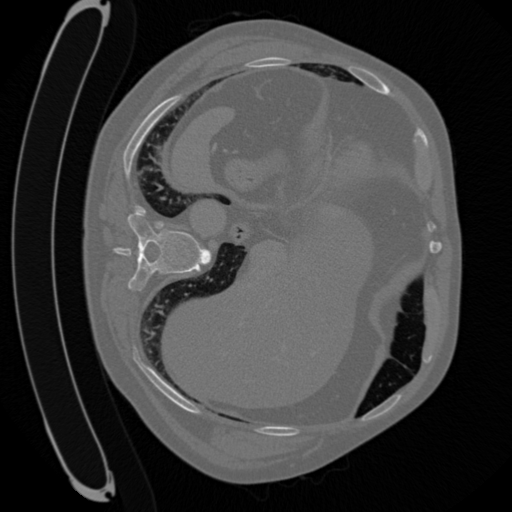
#> input picture simulate-lowdose/test2.tif, 512 x 512 px
$ python add_noise.py
#> lines starting #> are read from the running program, lines starting #| are printed output that depends on the picture
# %% Rad transform

import numpy as np

from skimage.io import imread, imsave
from skimage.transform import radon, iradon
from skimage.transform import rotate, resize

def normalize(sample):

    """
    - Substracts minima
    - Normalizes a numpy array from 0 to 1
    """
    minima = np.min(sample)             # To restore scale
    maxima = np.max(sample)
    out = (sample - np.min(sample))/(np.max(sample) - np.min(sample))
    return out, minima, maxima

def restore(sample, minima, maxima):
    out = (sample * (maxima - minima)) + minima
    return out

def simulateLowdose(image):
    """
    Simulates low dose scan from high resolution 2D CT highscan image, based on:\n
    https://www.ncbi.nlm.nih.gov/pubmed/26543245 \n
    Params
    - image: input image as array
    Returns
    - reconstructedNoise: reconstructed image with noise
    """

    size = image.shape
    image, minima, maxima = normalize(image)
    image = resize(image, (256, 256), anti_aliasing = True, preserve_range = True, order = 1)

    parameters = {"lam" : 1e6, "mi" : 0,  "sd" : 20 / (maxima - minima)}
    theta = np.linspace(0., 180., max(image.shape), endpoint = False)
    sinogram = radon(image, theta = theta, circle = True)

    sinogramNoise = np.copy(sinogram)

    for i in range(0, sinogram.shape[0]):
        proj = sinogramNoise[:, i]
        proj = proj / 100                   # Bacause come weird overflow error

        proj = parameters["lam"] * np.exp(-proj)
        P = np.random.poisson(proj)
        G = parameters["sd"] * np.random.randn(len(proj)) + parameters["mi"]
        projNoise = np.log(parameters["lam"] / (P + 0.1))       # Poisson noise
        projNoise = projNoise + G                               # Gaussian noise
        sinogramNoise[:, i] = projNoise

    reconstructionNoise = iradon(sinogramNoise * 100, theta=theta, circle=True)
    # reconstructionNoise, _, _ = normalize(reconstructionNoise)
    reconstructionNoise = restore(reconstructionNoise, minima, maxima)
    reconstructionNoise = resize(reconstructionNoise, size, anti_aliasing = True, preserve_range = True, order = 1)
    return reconstructionNoise, sinogram, sinogramNoise


def saveLowDose(filename_in, filename_out):
    image = imread(filename_in)
    imageNoise, _, _ = simulateLowdose(image)
    imageNoise = imageNoise.astype(np.int16)
    imsave(filename_out, imageNoise)

def test(filename_):

#> called with filename_ = 'test2.tif'
    import matplotlib.pyplot as plt
    filename = filename_
    image = imread(filename, as_gray = True)
#> image is the input picture: shape (512, 512) float32; min -1024, max 1334, mean -466.2

    print("Adding noise to {}".format(filename))

    imageNoise, sinogram, sinogramNoise = simulateLowdose(image)
#> in normalize, `minima = np.min(sample)`: minima = -1024
#> in normalize, `maxima = np.max(sample)`: maxima = 1334
#> in simulateLowdose, `image, minima, maxima = normalize(image)`: minima = -1024; maxima = 1334
#> in simulateLowdose, `parameters = {"lam" : 1e6, "mi" : 0,  "sd" : 20 / (maxima - minima)}`: parameters = {'lam': 1000000, 'mi': 0, 'sd': 0.00848}
#> in simulateLowdose, `sinogram = radon(image, theta = theta, circle = True)`:
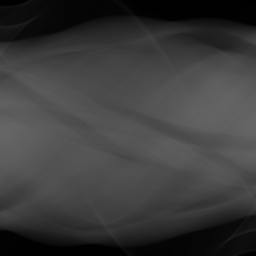
#> sinogram: shape (256, 256) float32; min 0, max 102.2, mean 59.7
#> after the loop in simulateLowdose, `for i in range(0, sinogram.shape[0]):`:
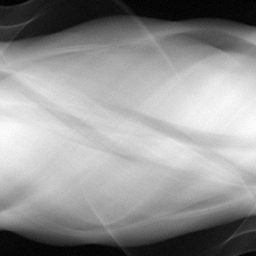
#> sinogramNoise: shape (256, 256) float32; min -0.0161, max 1.04, mean 0.597; drawn with min black and max white
#> in simulateLowdose, `reconstructionNoise = iradon(sinogramNoise * 100, theta=theta, circle=..`:
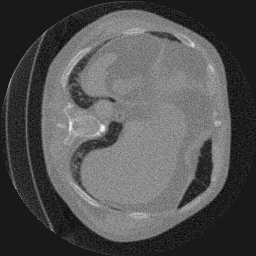
#> reconstructionNoise: shape (256, 256) float32; min -0.101, max 0.922, mean 0.233; drawn with min black and max white
    imageNoise = imageNoise.astype(np.int16)

    imsave("to convert_3/{}_noise{}".format(filename,".tif"), imageNoise)

    fig, axes = plt.subplots(1, 3, figsize=(8, 8), facecolor=(0, 0, 0))
    axes[0].axis("off")
    axes[0].set_title("Original")
    axes[0].imshow(image, cmap = plt.cm.Greys_r, vmin = -100, vmax = 400)

    axes[1].axis("off")
    axes[1].set_title("Noisy FBP reconstruction")
    axes[1].imshow(imageNoise, cmap = plt.cm.Greys_r, vmin = -100, vmax = 400)

    axes[2].set_title("Comparison over the 200th projection")
    axes[2].plot(sinogramNoise[:, 0] * 100, 'r')
    axes[2].plot(sinogram[:, 0], 'g')
    axes[2].set_facecolor((0.0, 0.0, 0.0))
    axes[2].tick_params(axis='x', colors='black')
    axes[2].tick_params(axis='y', colors='black')
    axes[2].spines['bottom'].set_color('white')
    axes[2].spines['top'].set_color('white')
    axes[2].spines['right'].set_color('white')
    axes[2].spines['left'].set_color('white')

    fig.tight_layout()
    fig.tight_layout()
    fig.tight_layout()

    plt.show()
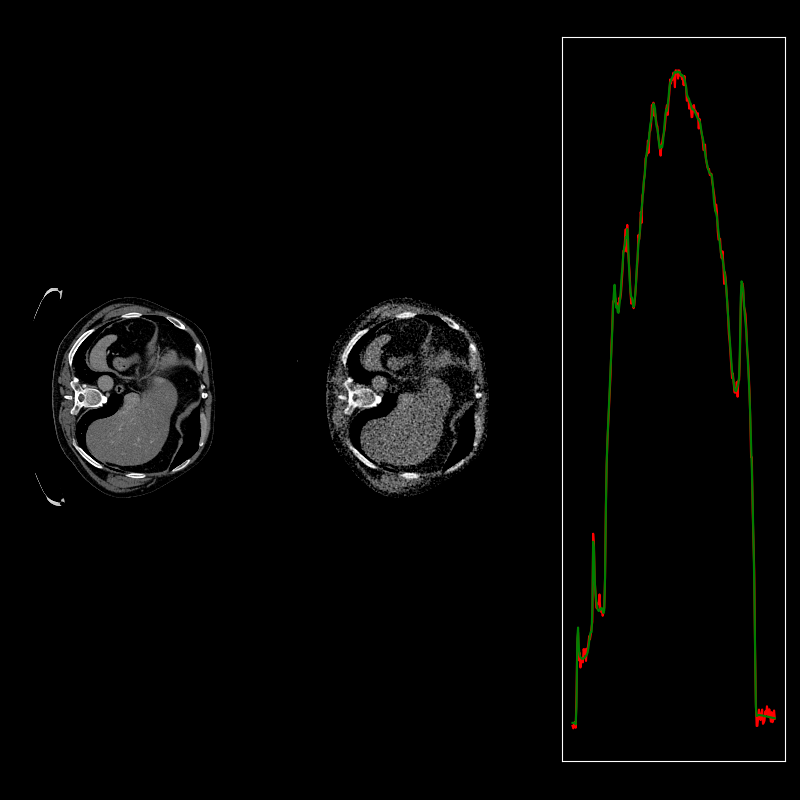
#> figure drawn by matplotlib, 3 panels; panel 3: curve peaks at x = 130, y = 102.3; panel 3: curve peaks at x = 132, y = 102.1

# test("test6.tif")
# test("test5.tif")
test("test2.tif")

# %%

$ run again, with simulate-lowdose/test1.tif copied over simulate-lowdose/test2.tif
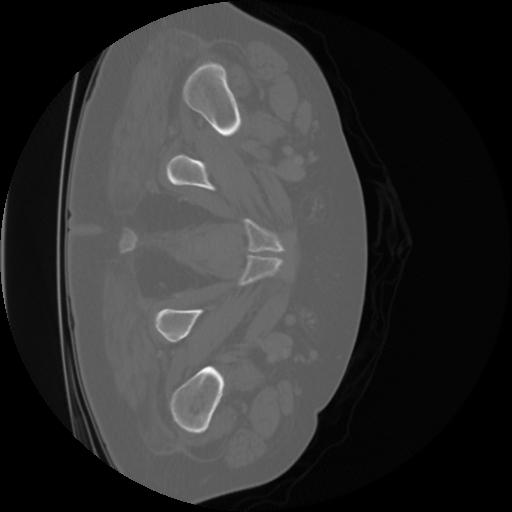
#> input picture simulate-lowdose/test1.tif, 512 x 512 px
#> in test, image is the input picture: shape (512, 512) float32; min -1024, max 1562, mean -515.5
#> in normalize, `minima = np.min(sample)`: minima = -1024
#> in normalize, `maxima = np.max(sample)`: maxima = 1562
#> in simulateLowdose, `image, minima, maxima = normalize(image)`: minima = -1024; maxima = 1562
#> image: shape (256, 256) float32
#> parameters = {'lam': 1000000, 'mi': 0, 'sd': 0.00773}
#> after the loop in simulateLowdose, `for i in range(0, sinogram.shape[0]):`:
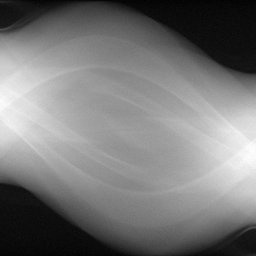
#> sinogramNoise: shape (256, 256) float32; min -0.0242, max 1.1, mean 0.503; drawn with min black and max white
#> in test, `plt.show()`:
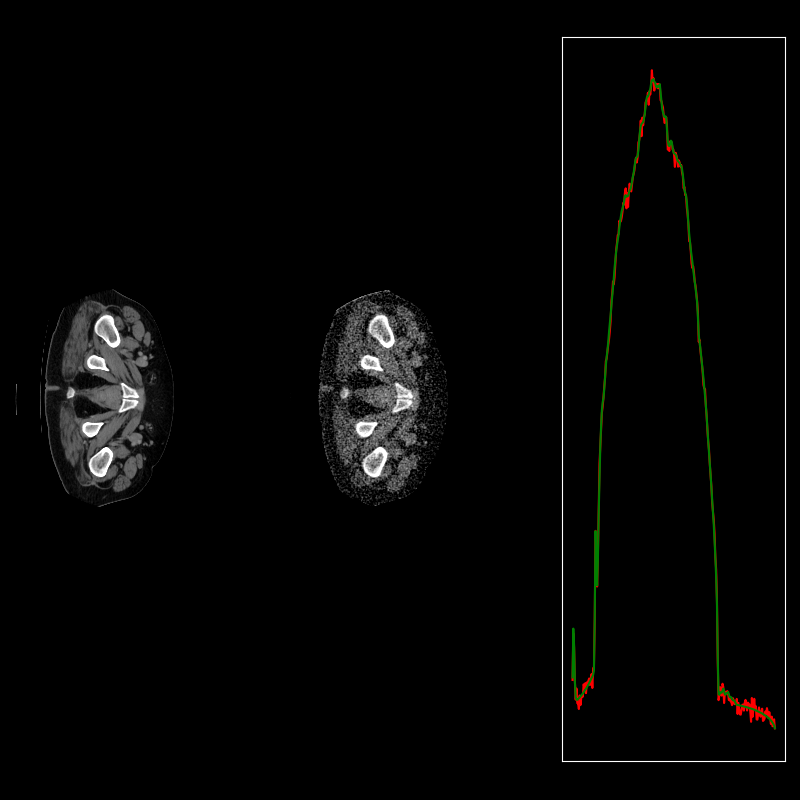
#> figure drawn by matplotlib, 3 panels; panel 3: curve peaks at x = 100, y = 109.7; panel 3: curve peaks at x = 102, y = 108.3

$ run again, with simulate-lowdose/test3.tif copied over simulate-lowdose/test2.tif
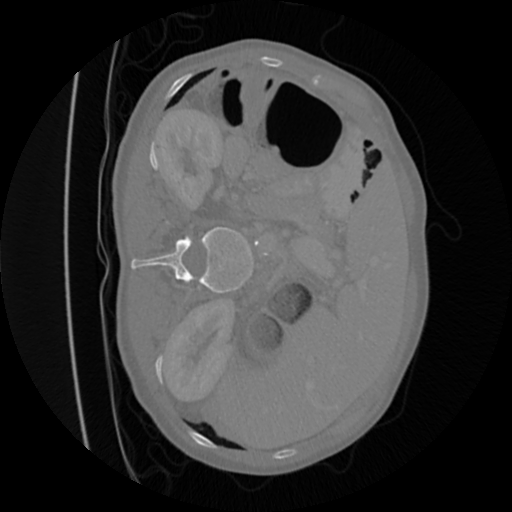
#> input picture simulate-lowdose/test3.tif, 512 x 512 px
#> in test, image is the input picture: shape (512, 512) float32; min -1024, max 1244, mean -546.5
#> in normalize, `minima = np.min(sample)`: minima = -1024
#> in normalize, `maxima = np.max(sample)`: maxima = 1244
#> in simulateLowdose, `image, minima, maxima = normalize(image)`: minima = -1024; maxima = 1244
#> image: shape (256, 256) float32
#> parameters = {'lam': 1000000, 'mi': 0, 'sd': 0.00882}
#> after the loop in simulateLowdose, `for i in range(0, sinogram.shape[0]):`:
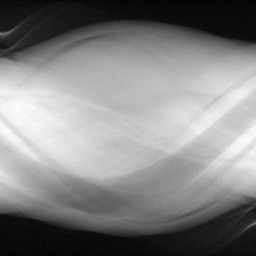
#> sinogramNoise: shape (256, 256) float32; min -0.0275, max 1.07, mean 0.539; drawn with min black and max white
#> in test, `plt.show()`:
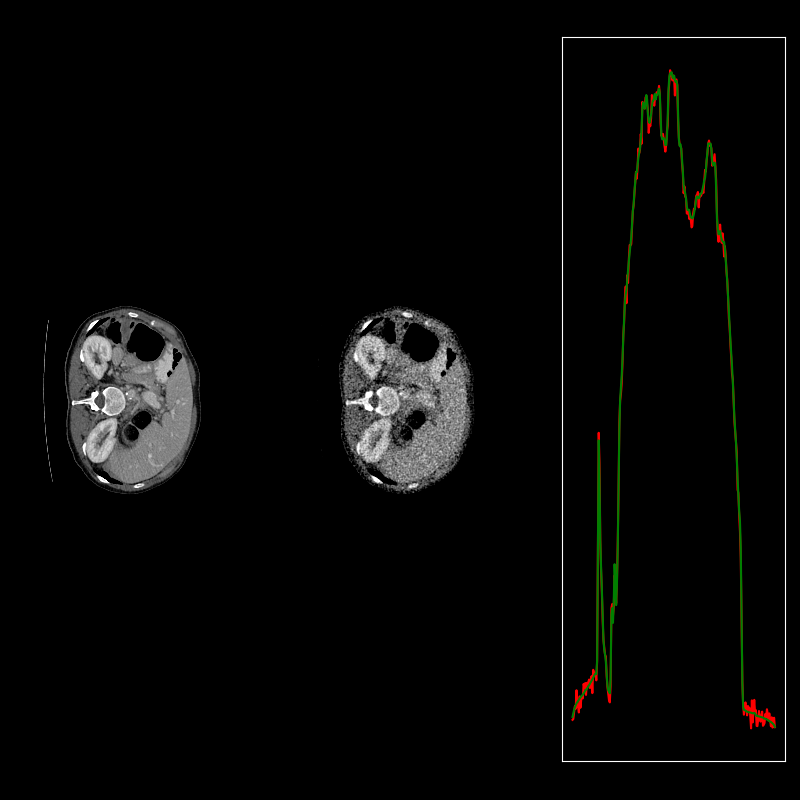
#> figure drawn by matplotlib, 3 panels; panel 3: curve peaks at x = 123, y = 105.4; panel 3: curve peaks at x = 125, y = 105.1
